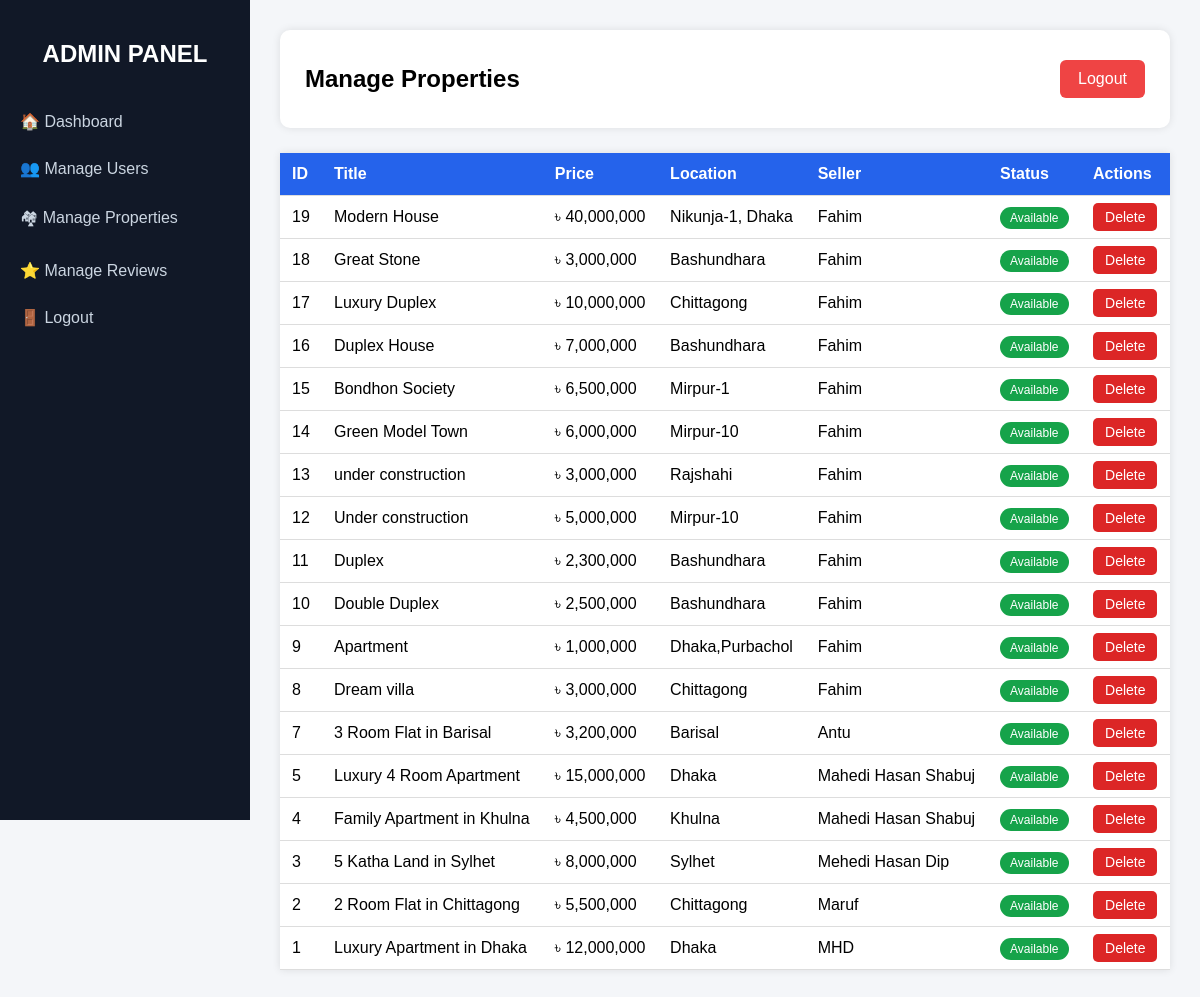
/admin_properties.php (signed in), run on the app's committed database.
### tables this page shows
CREATE TABLE `property` (
  `property_id` int(11) NOT NULL,
  `seller_id` int(11) DEFAULT NULL,
  `title` varchar(200) DEFAULT NULL,
  `description` text DEFAULT NULL,
  `price` decimal(10,2) DEFAULT NULL,
  `location` varchar(100) DEFAULT NULL,
  `property_type` varchar(50) DEFAULT NULL,
  `bedrooms` int(11) DEFAULT NULL,
  `bathrooms` int(11) DEFAULT NULL,
  `floor` int(11) DEFAULT NULL,
  `square_feet` int(11) DEFAULT NULL,
  `image` varchar(255) DEFAULT NULL,
  `status` varchar(20) DEFAULT 'available',
  `category` varchar(50) DEFAULT NULL,
  `created_at` timestamp NOT NULL DEFAULT current_timestamp()
);

CREATE TABLE `users` (
  `user_id` int(11) NOT NULL,
  `name` varchar(100) DEFAULT NULL,
  `email` varchar(100) DEFAULT NULL,
  `phone` varchar(20) DEFAULT NULL,
  `password` varchar(255) DEFAULT NULL,
  `role` enum('buyer','seller','admin') DEFAULT NULL,
  `status` enum('active','inactive') DEFAULT 'active',
  `otp` varchar(10) DEFAULT NULL,
  `otp_expire` datetime DEFAULT NULL,
  `is_verified` tinyint(1) DEFAULT 0,
  `created_at` timestamp NOT NULL DEFAULT current_timestamp()
);

### admin_properties.php (the view, shortened to what this page needs)
<?php
$conn = mysqli_connect("localhost","root","","real_estate_db",3307);
?>
<!DOCTYPE html>
<html>
<head>
</head>
<body>
<div class="sidebar">
    <h2>ADMIN PANEL</h2>
    <a href="admin_dashboard.php">🏠 Dashboard</a>
    <a href="admin_users.php">👥 Manage Users</a>
    <a href="admin_properties.php">🏘 Manage Properties</a>
    <a href="admin_reviews.php">⭐ Manage Reviews</a>
    <a href="logout.php">🚪 Logout</a>
</div>
<div class="main">
    <div class="topbar">
        <h2>Manage Properties</h2>
        <a href="logout.php" class="logout">Logout</a>
    </div>
    <table>
        <tr>
            <th>ID</th>
            <th>Title</th>
            <th>Price</th>
            <th>Location</th>
            <th>Seller</th>
            <th>Status</th>
            <th>Actions</th>
        </tr>
        <?php
        $result = mysqli_query($conn, "SELECT property.*, users.name AS seller_name
                                      FROM property
                                      JOIN users ON property.seller_id = users.user_id
                                      ORDER BY property.property_id DESC");
        while($row = mysqli_fetch_assoc($result)){
        ?>
        <tr>
            <td><?php echo $row['property_id']; ?></td>
            <td><?php echo $row['title']; ?></td>
            <td>৳ <?php echo number_format($row['price']); ?></td>
            <td><?php echo $row['location']; ?></td>
            <td><?php echo $row['seller_name']; ?></td>
            <td>
                <span class="status <?php echo $row['status']; ?>">
                    <?php echo ucfirst($row['status']); ?>
                </span>
            </td>
            <td>
                <a href="admin_properties.php?delete=<?php echo $row['property_id']; ?>"
                   class="btn red"
                   onclick="return confirm('Delete this property?')">
                   Delete
                </a>
            </td>
        </tr>
        <?php } ?>
    </table>
</div>
</body>
</html>

### admin_properties.php (style rules this page uses)
body { margin:0; font-family:Arial, sans-serif; background:#f4f6f9; }
.sidebar { width:250px; height:100vh; background:#111827; position:fixed; padding-top:20px; }
.sidebar h2 { color:white; text-align:center; margin-bottom:30px; }
.sidebar a { display:block; color:#cbd5e1; padding:14px 20px; text-decoration:none; }
.main { margin-left:250px; padding:30px; }
.topbar { background:white; padding:15px 25px; border-radius:10px; display:flex; justify-content:space-between; align-items:center; box-shadow:0 0 8px rgba(0,0,0,0.1); }
.logout { background:#ef4444; color:white; padding:10px 18px; border-radius:6px; text-decoration:none; }
table { width:100%; border-collapse:collapse; background:white; margin-top:25px; box-shadow:0 0 8px rgba(0,0,0,0.1); }
th,td { padding:12px; text-align:left; border-bottom:1px solid #ddd; }
th { background:#2563eb; color:white; }
.btn { padding:6px 12px; border-radius:5px; text-decoration:none; color:white; font-size:14px; }
.btn.red { background:#dc2626; }
.status { padding:4px 10px; border-radius:12px; font-size:12px; color:white; }
.available { background:#16a34a; }

### data on the page
property: property_id "19", title "Modern House", price "40,000,000", location "Nikunja-1, Dhaka", users.name "Fahim", status "Available"
property: property_id "18", title "Great Stone", price "3,000,000", location "Bashundhara", users.name "Fahim", status "Available"
property: property_id "17", title "Luxury Duplex", price "10,000,000", location "Chittagong", users.name "Fahim", status "Available"
property: property_id "16", title "Duplex House", price "7,000,000", location "Bashundhara", users.name "Fahim", status "Available"
property: property_id "15", title "Bondhon Society", price "6,500,000", location "Mirpur-1", users.name "Fahim", status "Available"
property: property_id "14", title "Green Model Town", price "6,000,000", location "Mirpur-10", users.name "Fahim", status "Available"
property: property_id "13", title "under construction", price "3,000,000", location "Rajshahi", users.name "Fahim", status "Available"
property: property_id "12", title "Under construction", price "5,000,000", location "Mirpur-10", users.name "Fahim", status "Available"
property: property_id "11", title "Duplex", price "2,300,000", location "Bashundhara", users.name "Fahim", status "Available"
property: property_id "10", title "Double Duplex", price "2,500,000", location "Bashundhara", users.name "Fahim", status "Available"
property: property_id "9", title "Apartment", price "1,000,000", location "Dhaka,Purbachol", users.name "Fahim", status "Available"
property: property_id "8", title "Dream villa", price "3,000,000", location "Chittagong", users.name "Fahim", status "Available"
property: property_id "7", title "3 Room Flat in Barisal", price "3,200,000", location "Barisal", users.name "Antu", status "Available"
property: property_id "5", title "Luxury 4 Room Apartment", price "15,000,000", location "Dhaka", users.name "Mahedi Hasan Shabuj", status "Available"
property: property_id "4", title "Family Apartment in Khulna", price "4,500,000", location "Khulna", users.name "Mahedi Hasan Shabuj", status "Available"
property: property_id "3", title "5 Katha Land in Sylhet", price "8,000,000", location "Sylhet", users.name "Mehedi Hasan Dip", status "Available"
property: property_id "2", title "2 Room Flat in Chittagong", price "5,500,000", location "Chittagong", users.name "Maruf", status "Available"
property: property_id "1", title "Luxury Apartment in Dhaka", price "12,000,000", location "Dhaka", users.name "MHD", status "Available"
